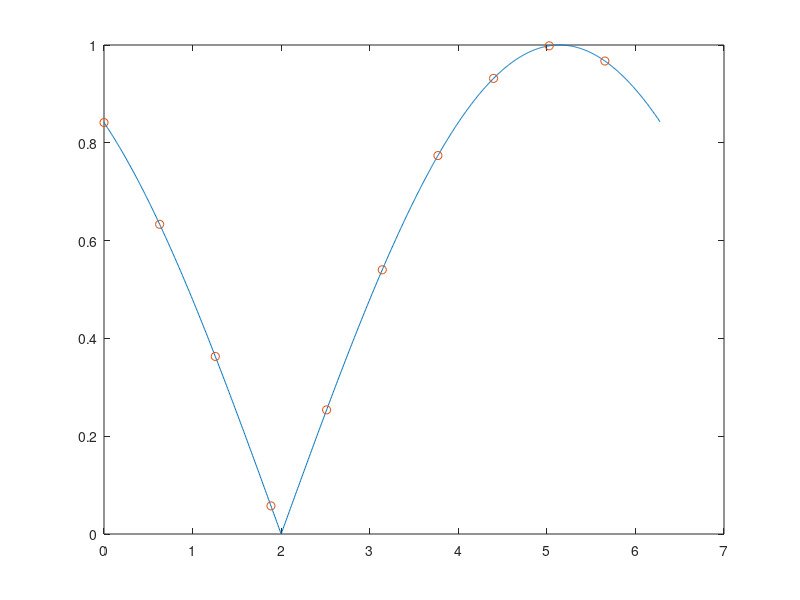

The MATLAB source for this figure: (Note: this script raises an error after producing the figure.)
%% Interpolate a periodic function by trigonometric polynomial, even number of nodes

%% Plot function and interpolation points
% We want to approximate the 2 pi periodic function u(t) = abs(sin(t/2-1))
% using $p\in {\cal T}_n^{\cos}$ with n=5. This space has dimension m=10, so 
% we use 10 equidistant data points j*2*pi/m, j=0,...,m-1.

u = @(t) abs(sin(t/2-1));
m = 10;                    % even number of data points
t = (0:m-1)'*2*pi/m;       % interpolation points 

U = u(t);                  % data used for interpolation

mp = 1000;                 % for plotting use finer mesh of mp=1000 equidistant points         
tp = (0:mp-1)'*2*pi/mp;
plot(tp,u(tp),t,U,'o'); hold on  % plot function at points tp, points used for interpolation 

%% Apply the Discrete Fourier Transform
% We want to find the interpolating function
%
% $$p(t) = \sum_{k=0}^n a_k \cos(kt) + \sum_{k=1}^{n-1} b_k \sin(kt)$$
%
% We use the FFT to obtain the coefficient vectors $[a_0,\ldots,a_n]$ and $[b_1,\ldots,b_{n-1}]$. 
[a,b] = cossin_transform(U);  % coefficients of interpolating function

%% Extend the coefficient vectors with zeros, apply the inverse transform
% We want to evaluate the interpolating function on a finer mesh with mp points.
% We extend the a and b vectors with zeros for higher frequencies.
% 
% These padded coefficient vectors ap and bp still represent the same interpolating function,
% but now the inverse transform yields values on a finer mesh.

K = (mp-m)/2;
ap = [a;zeros(K,1)];       % extend a and b vector with K zeros
bp = [b;zeros(K,1)];       

Up = inv_cossin_transform(ap,bp);  % this gives now function values on fine grid with 1000 points tp

plot(tp,Up); hold off; axis tight
legend('u(t)', 'interpolation points', 'p(t)','Location','southeast')
hold off